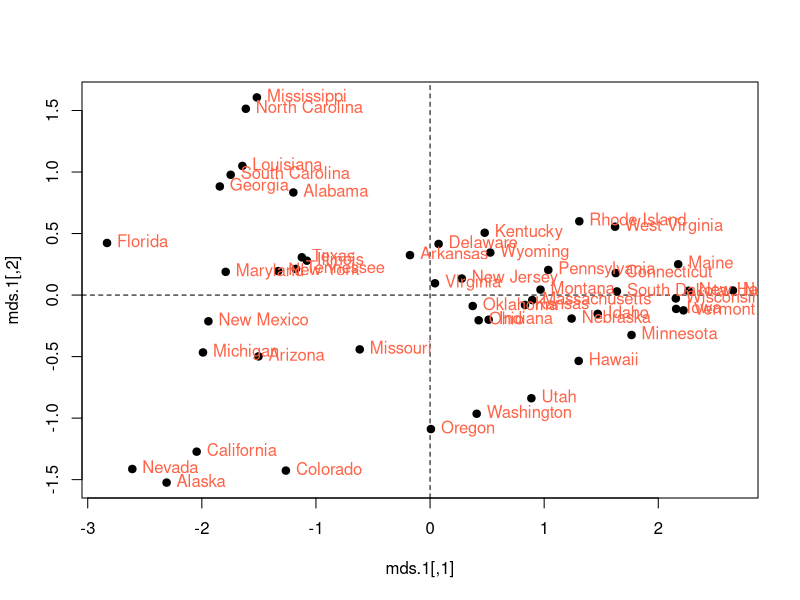
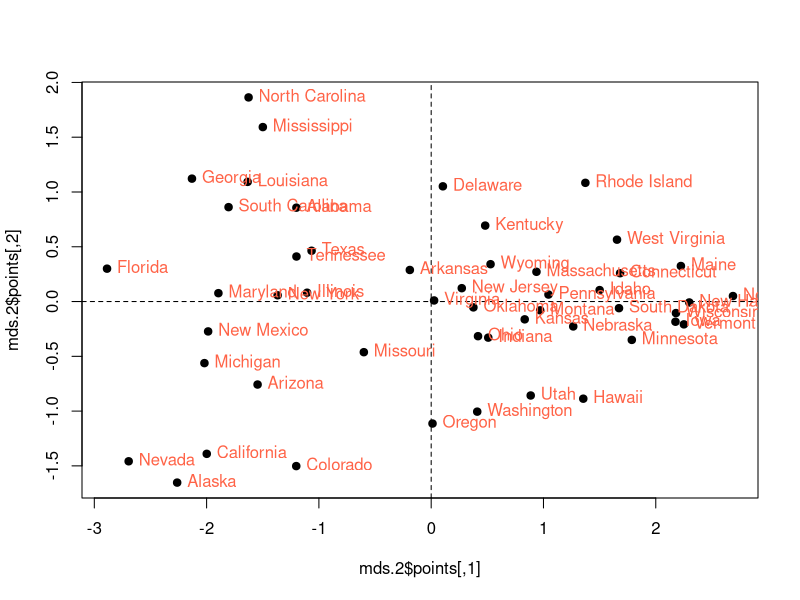
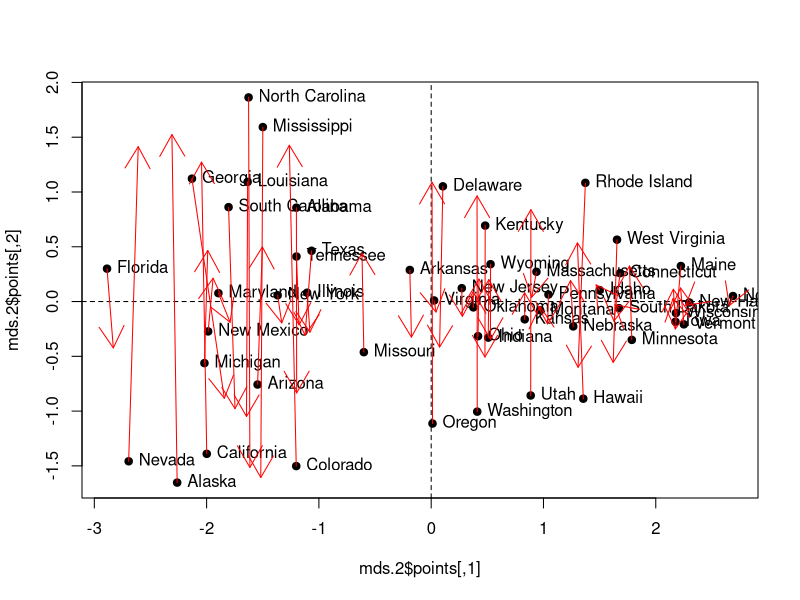

The R source for these figures, in order:

# Multidimensional scaling is a visual representation of distances or 
# dissimilarities between sets of objects.
# Objects that are more similar (or have shorter distances) are closer together 
# on the graph than objects that are less similar (or have longer distances).

# There exist several types of MDS, and they differ mostly in the 
# loss function they use.
# Kruskal-Shepard distance scaling
# vs 
# Classical Torgerson–Gowerinner- product scaling
# Or,
# Metric scaling
# vs
# Nonmetric scaling

# Basics Steps
# 1. Assign a number of points to coordinates in n-dimensional space.
# 2. Calculate Euclidean distances for all pairs of points.
# 3. Compare the similarity matrix with the original input matrix by evaluating 
# the stress function.
# 4. Adjust coordinates, if necessary, to minimize stress.

#getting scaled data sans 3rd variable
USArrests.1 <- scale(USArrests[,-3])

# classical mds using kruskall's stress

#distance calculation
state.disimilarity <- dist(USArrests.1)

#MDS fit
mds.1 <- cmdscale(state.disimilarity)

summary(mds.1)

#mds plot
plot(mds.1, pch=19)
abline(h=0, v=0, lty=2)
text(mds.1, pos=4, labels = rownames(USArrests.1), col = 'tomato')

#alternative approach with Sammon's stress

mds.2 <- MASS::sammon(state.disimilarity)

plot(mds.2$points, pch=19)
abline(h=0, v=0, lty=2)
text(mds.2$points, pos=4, labels = rownames(USArrests.1), col = 'tomato')

# To improve
# We can try using Sammon’t stress!
# Alternative approach with Sammon's stress
mds.2 <- MASS::sammon(state.disimilarity, trace = FALSE)
plot(mds.2$points, pch = 19)
abline(h=0, v=0, lty=2)
text(mds.2$points, pos = 4, labels = rownames(USArrests.1))

#fitting PCA in new data
pca.1 <- prcomp(USArrests.1)

#compare with pca(first two PCs)
arrows(x0=mds.2$points[,1], 
       y0=mds.2$points[,2],
       x1=pca.1$x[,1],
       y1=pca.1$x[,2],
       col='red', pch=19, cex=0.5
       )

# Clustering
# Since clustering is popular in many fields, there exist a great number of 
# clustering methods. In this section we focus on perhaps the two best-known 
# clustering approaches: 

# K-means clustering and 
# hierarchical clustering.

# In K-means clustering, we seek to partition the observations into a 
# pre-specified number of clusters.

# On the other hand, in hierarchical clustering, we do not know in advance 
# how many clusters we want and we use “dendogram” to find the number of 
# clusters for the data


